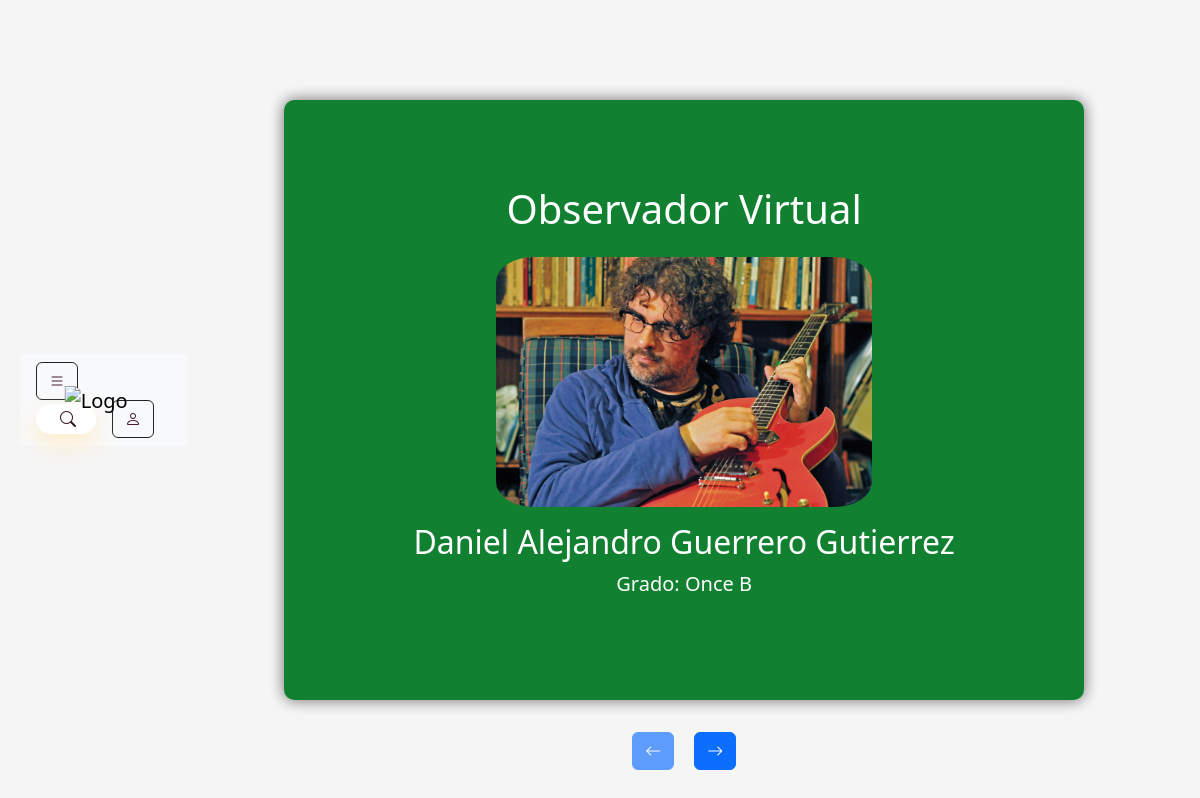
Page /observador/1109668674/ on the earlier database version.
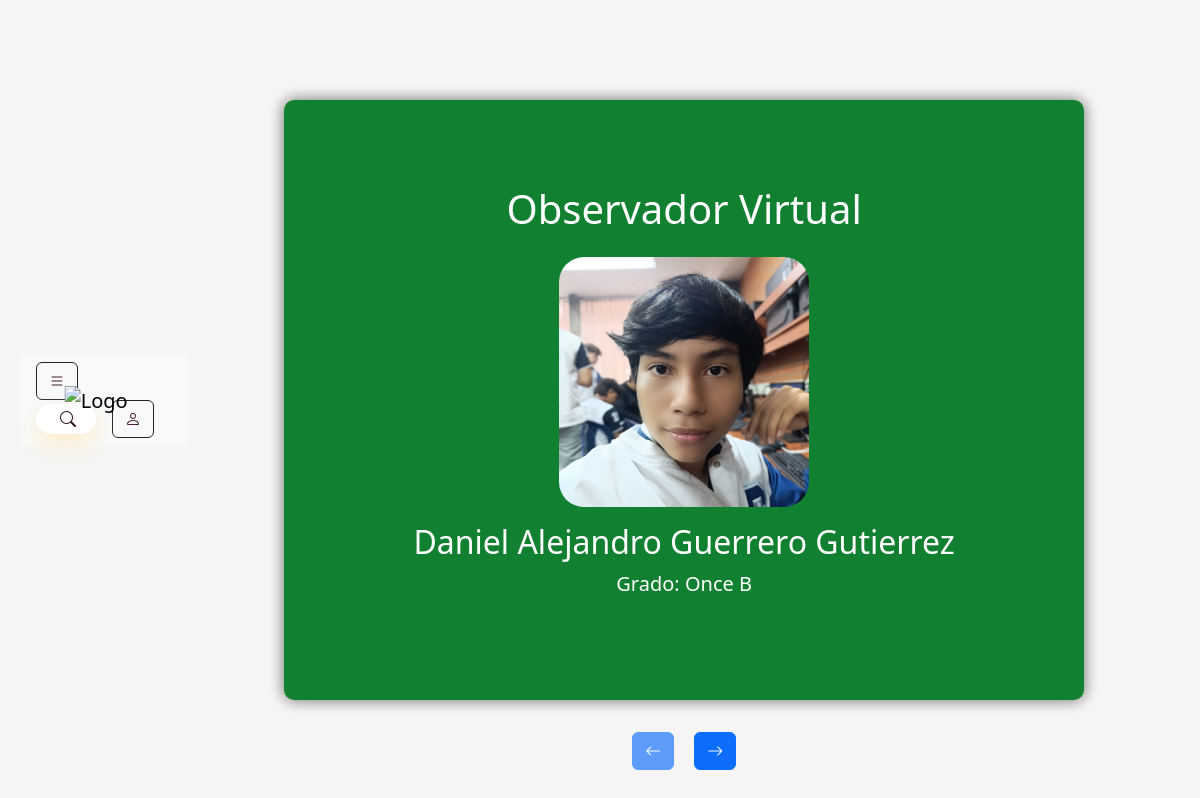
Same page on the later database version.
### Modulos/Observador/models.py (models this page shows, shortened)
class Estudiante(models.Model):
    idEstudiante = models.AutoField(primary_key=True)
    tiposDocumentos = [
        ('T.I.', 'Tarjeta de Identidad'),
        ('C.C.', 'Cedula de Ciudadanía'),
        ('C.E.', 'Cedula de Extranjería')
    ]
    tipoDocumento = models.CharField(
        max_length=4, choices=tiposDocumentos, default='T.I.')
    documento = models.CharField(max_length=10, default=0)
    nombre = models.CharField(max_length=100)
    apellido = models.CharField(max_length=100)
    fechaNacimiento = models.DateField(null=True)
    correo = models.EmailField(max_length=100)
    contrasena = models.CharField(max_length=100)
    faltasTipo1 = models.IntegerField(default=0)
    faltasTipo2 = models.IntegerField(default=0)
    faltasTipo3 = models.IntegerField(default=0)
    idColegio = models.ForeignKey(
        Colegio, on_delete=models.CASCADE, related_name="estudiantes", default=1)
    idGrado = models.ForeignKey(
        Grado, on_delete=models.CASCADE, null=True, blank=True)
    imagen_perfil = models.ImageField(
        upload_to='perfiles/', blank=True, null=True)
    class Meta:
        verbose_name = 'Estudiante'

class Grado(models.Model):
    idGrado = models.AutoField(primary_key=True)
    grado = models.CharField(max_length=16, null=True, blank=True)
    ciclo = models.CharField(max_length=7)
    idColegio = models.ForeignKey(
        Colegio, on_delete=models.CASCADE, related_name="grado", default=1)

### Modulos/Usuarios/views.py (the view)
# urls.py: path('observador/<documento>/', observadorEstudianteLibro, name="observador"),
def observadorEstudianteLibro(request, documento):
    estudiante = get_object_or_404(Estudiante, documento=documento)
    acudiente = Acudiente.objects.filter(
        idEstudiante=estudiante.idEstudiante).first()
    observacion = Observacion.objects.filter(
        idEstudiante=estudiante.idEstudiante)
    return render(request, 'observador/libro.html', {
        "estudiante": estudiante,
        "acudiente": acudiente,
        "observacion": observacion
    })

### Modulos/Observador/models.py (called while the page is built)
    def __str__(self):
        return f"Falta: {self.falta}: {self.descripcion}, Falta de tipo: {self.tipoFalta}"

### Modulos/Usuarios/templates/observador/libro.html (shortened to what this page needs)
{% extends 'navSideBar.html' %}
{% load static %}
{% block content %}
  <link rel="stylesheet" href="{% static 'css/stylelibro.css' %}">
  <div class="container">
    <div class="book-container">
      <div class="book" id="book">
        <div class="page cover current" id="cover">
          <div class="page-content">
            <h1 class="mb-4">Observador Virtual</h1>
            {% if estudiante.imagen_perfil %}
              <img src="{{ estudiante.imagen_perfil.url }}" alt="Foto de perfil de {{ estudiante.nombre }}" class="img-perfil" height="250px" style="border-radius: 10%;">
            {% else %}
              <img src="{% static 'img/default-profile.png' %}" alt="Imagen por defecto" class="img-perfil" height="250px">
            {% endif %}
            <div class="student-info mt-3">
              <h2>{{estudiante.nombre}} {{estudiante.apellido}}</h2>
              <p class="lead">Grado: {{estudiante.idGrado.grado}}</p>
            </div>
          </div>
        </div>
        <div class="page" id="page1">
          <div class="page-content">
            <h2>Información Personal</h2>
            <div class="row mt-4">
              <div class="col-md-6">
                <div class="mb-3">
                  <strong>Nombre Completo:</strong>
                  <p>{{estudiante.nombre}} {{estudiante.apellido}}</p>
                </div>
                <div class="mb-3">
                  <strong>Fecha de Nacimiento:</strong>
                  <p>{{estudiante.fechaNacimiento}}</p>
                </div>
                <div class="mb-3">
                  <strong>Correo Electrónico:</strong>
                  <p>{{estudiante.correo}}</p>
                </div>
              </div>
              {% if acudiente %}
              <div class="col-md-6">
                <div class="mb-3">
                  <strong>Nombre del Acudiente:</strong>
                  <p>{{acudiente.nombre}} {{acudiente.apellido}}</p>
                </div>
                <div class="mb-3">
                  <strong>Teléfono del Acudiente:</strong>
                  <p>{{acudiente.telefono}}</p>
                </div>
                <div class="mb-3">
                  <strong>Correo Electrónico del Acudiente:</strong>
                  <p>{{acudiente.correo}}</p>
                </div>
              </div>
              {% endif %}
            </div>
          </div>
          <div class="page-number">1</div>
        </div>
        <div class="page" id="page2">
          <div class="page-content">
            <div class="titulo">
              <h2>Observaciones</h2>
            {% if observacion %}
            <div class="table-responsive mt-4">
              <table class="table table-striped">
                {% for observacion in observacion %}
                  <tr>
                    <td>Fecha: {{observacion.fecha}} {{observacion.hora}}</td>
                    <td>{{observacion.idFalta}}</td>
                  </tr>
                  <tr>
                    <td colspan="2">Descripción: {{observacion.comentario}}</td>
                  </tr>
                {% endfor %}
              </table>
            </div>
            {% else %}
            <div class="alert alert-success" role="alert">
              ¡Felicitaciones no tienes observaciones! ¡Sigue así!
            </div>
            {% endif %}
            </div>
          </div>
          <div class="page-number">2</div>
        </div>
      </div>
      <div class="controls">
        <button class="btn btn-primary" id="prev-btn" disabled>
          <i class="bi bi-arrow-left"></i>
        </button>
        <button class="btn btn-primary" id="next-btn">
          <i class="bi bi-arrow-right"></i>
        </button>
      </div>
    </div>
  </div>
{% endblock %}

Differences in the rows shown:
changed Estudiante "Daniel Alejandro": imagen_perfil: a different picture
